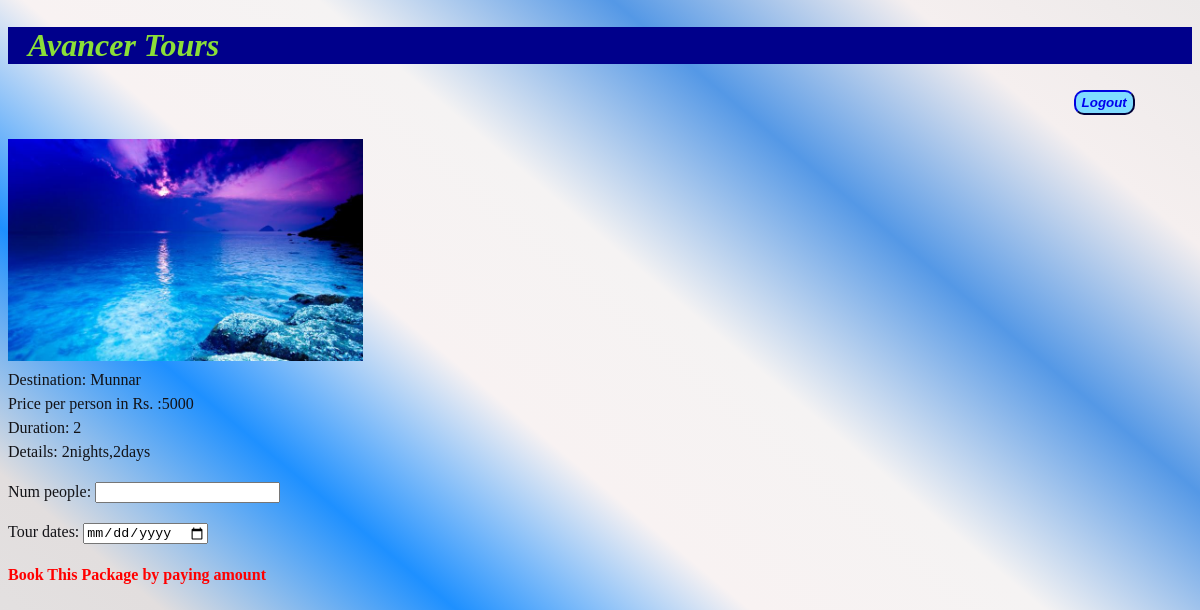
Page /package_details/138/ on the committed database.
### website/models.py (models this page shows, shortened)
class Packages(models.Model):
    destination=models.CharField(max_length=100)
    price=models.IntegerField()
    duration=models.IntegerField()
    details=models.TextField(max_length=500)
    image=models.ImageField(upload_to='images/')
    approved=models.BooleanField('Approved',default=False)
    vendor=models.CharField(max_length=100,default=False)

### website/views.py (the view)
# urls.py: path('package_details/<int:pk>/', v.package_details, name='package_details'),
def package_details(request, pk):
    package = get_object_or_404(Packages, pk=pk)
    if request.method == 'POST':
        form = Bookingform(request.POST)
        if form.is_valid():
            num_people = form.cleaned_data['num_people']
            tour_dates = form.cleaned_data['tour_dates']
            price_per_person = package.price
            total_amount = num_people * price_per_person
            booking = form.save(commit=False)
            booking.package = package
            booking.total_amount = total_amount
            booking.save()
            return render(request, 'package_details.html', {
                'package': package,
                'form': form,
                'total_amount': total_amount
            })
    else:
        form = Bookingform()
    return render(request, 'package_details.html', {
        'package': package,
        'form': form,
        'price_per_person': package.price,
    })

### website/forms.py
class Bookingform(forms.ModelForm):
    tour_dates=forms.DateField(
        widget=forms.DateInput(
            attrs={
                'class':'form-control',
                'type':'date'
            }
    ))
    class Meta:
        model=Booking
        fields=['num_people','tour_dates']

### website/templates/package_details.html (shortened to what this page needs)
{% load static %}
<!DOCTYPE html>
<html>
<head>
    <link rel='stylesheet' type='text/css' media='screen' href="{% static 'CSS/package_details.css' %}">
</head>
<body>
    <header><h2 class="Avancer">Avancer Tours</h2></header>
    <button type="submit" class="log" ><a href="{% url 'logoutt' %}">Logout</a></button>
    <div class="dis" >
        <br><img src="{{ package.image.url }}" alt="image" width="30%" height="40%">
        <br><label >Destination: {{ package.destination }}</label><br>
        <label >Price per person in Rs. :<span id="price">{{ package.price }}</span> </label><br>
        <label >Duration: {{ package.duration }}</label><br>
        <label >Details: {{ package.details }}</label><br>
        <form method="post" action="{% url 'package_details' pk=package.pk %}">
            {{ form.as_p }}
        </form>
    </div>
    <h4>Book This Package by paying amount</h4>
    <br>
</body>
</html>

### static/CSS/package_details.css (style rules this page uses)
.Avancer { font-family: Edu Australia VIC WA NT Hand; font-style: oblique; font-size:xx-large ; color: rgb(139, 223, 56); padding-right: 20px; padding-left: 20px; background-color: darkblue; }
body { background:linear-gradient(40deg,blue,rgb(228, 226, 226) ,rgb(226, 222, 222),dodgerblue,rgb(248, 242, 242),rgb(245, 243, 243),rgb(84, 152, 230),rgb(245, 239, 239),rgb(236, 233, 233)); padding-bottom: 28%; }
h2 { color: brown; }
.log { margin-left: 90%; }
a { text-decoration: none; font-weight: bolder; font-style: oblique; }
button { color:chocolate; background-color: rgb(127, 219, 255); border-radius: 10px; height: 25px; font-weight: bold; text-align: center; border-color: darkblue }
h4 { color:red }
.dis { color:rgb(18, 18, 22); line-height: 150%; }

### rows in the picture
Packages: image (picture), destination "Munnar", price "5000", duration "2", details "2nights,2days"
